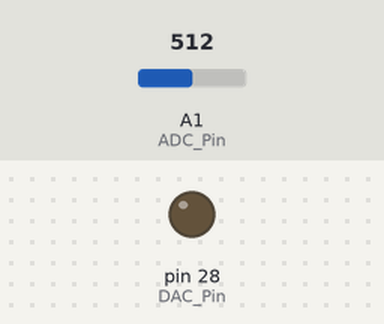
A program run on a simulated Teensy 3. On the bench: output pins drawn as LEDs (lit = HIGH). Inputs (shaded band) come from the test bench; at power-on: A1 (ADC_Pin) = 512 (analog values on the 0–1023 scale). What the program prints to the serial monitor is not drawn.

Above: at 4.2 s.
4.3 s: A1 (ADC_Pin) set to 393
At 6.6 s:
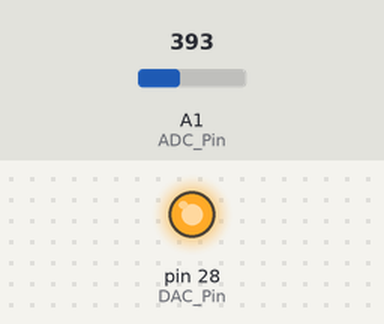
7.3 s: A1 (ADC_Pin) set to 414
Timing chart, 0 to 16.3 s (numbered marks = the images above; inputs shaded):
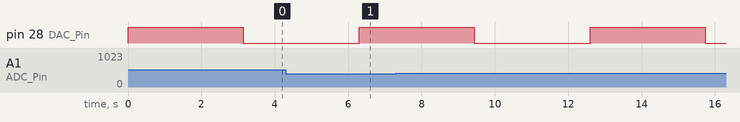

The program:

main.cpp
```cpp
#include <Arduino.h>

#define DAC_Pin A14
#define ADC_Pin A1

void setup() {
  analogWriteResolution(8);
  analogReadResolution(8);
  Serial.begin(115200);
}
void loop(){
  static uint32_t previousMillis = 0;
  static int32_t counter = 0;

  uint32_t DAC_Input = 0;

  DAC_Input = sin((double)counter/100)*127 +127;

  analogWrite(DAC_Pin,DAC_Input); // 8bit DAC 0...2^8-1 0...255 0...3.3v
  uint32_t ADC_RAW_Value = analogRead(ADC_Pin); //8 bit DAC 0..2^8-1 0...255 0..3.3v

  float ADC_Value_Volt = (double)map(ADC_RAW_Value,0,255,0,3300)/1000;

  Serial.print(ADC_RAW_Value);
  Serial.print(",");
  Serial.print(ADC_Value_Volt);
  Serial.flush();

  while((micros()- previousMillis) <=10000){
 //do nothing
  }
  previousMillis = micros();
  counter++;
}
```
